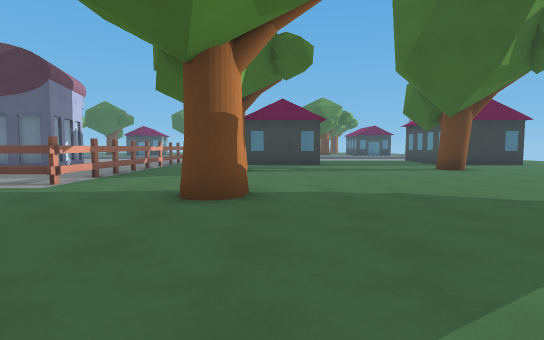
View 1 (above)

22 first-person views from a walk through a level from a Godot 3-D game. The camera is 1.3 m above the floor, tilts 4° down and sees 80° across. The floor is counted in squares, 1.8 m on a side. Each view is taken from the middle of a square. On the plan, view 1 faces up. The plan holds only what a view shows up to about 10 squares ahead; the rest is blank. The place goes on beyond the plan. Surface patterns are stand-ins for the level's own textures.

View 2
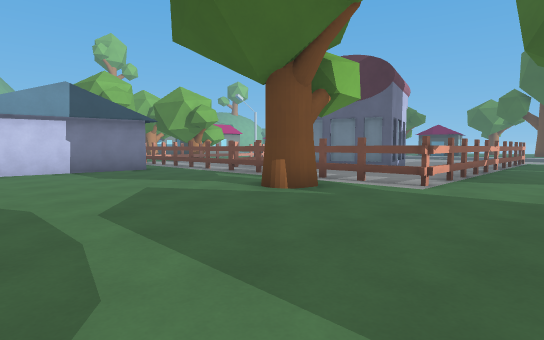

View 3
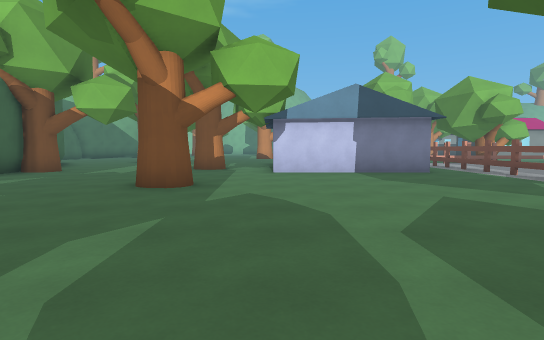

View 4
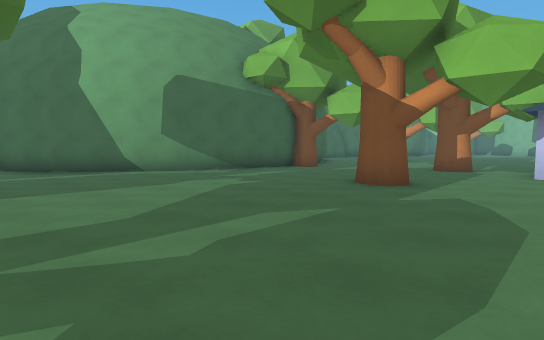

View 5
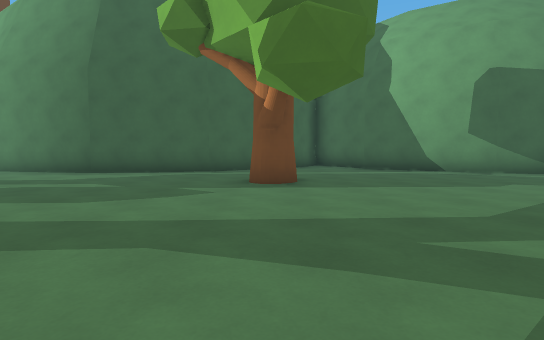

View 6
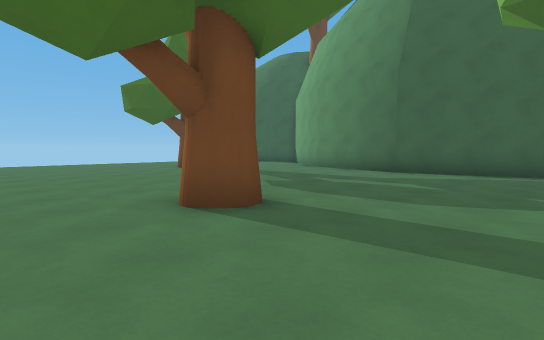

View 7
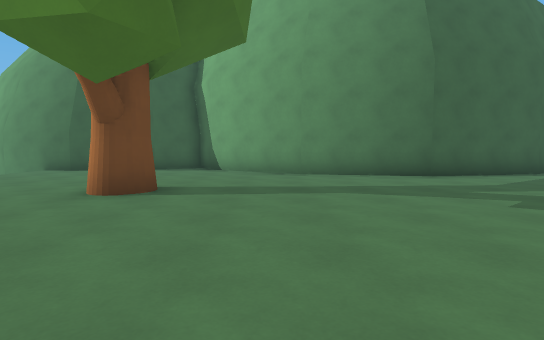

View 8
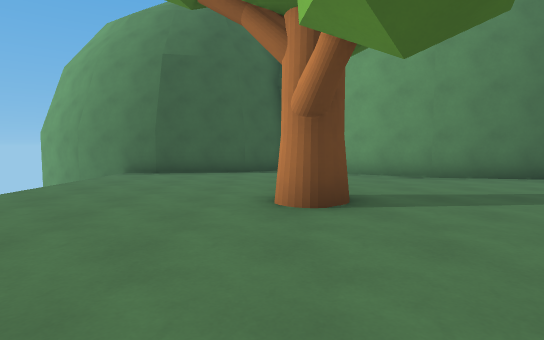

View 9
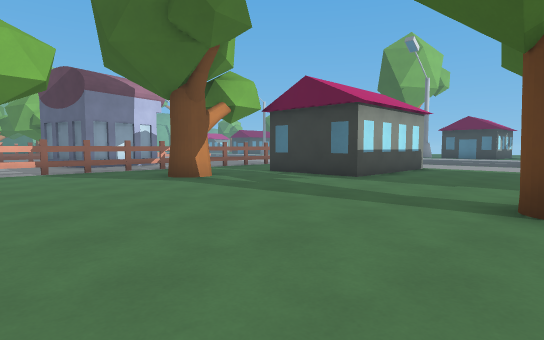

View 10
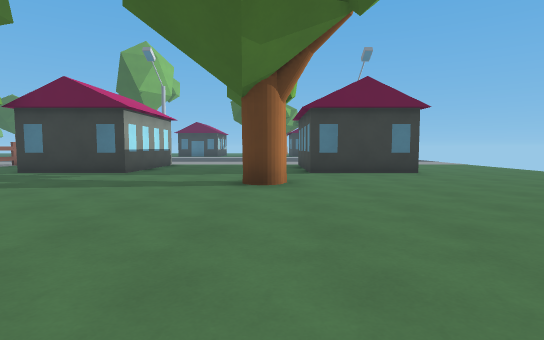

View 11
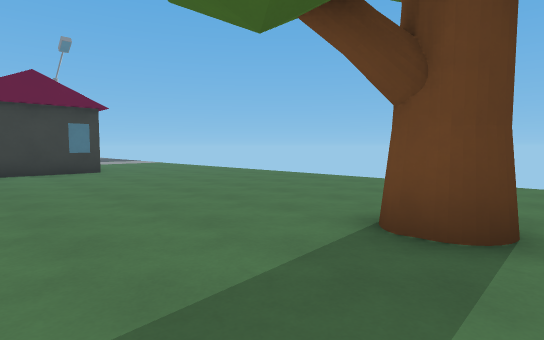

View 12
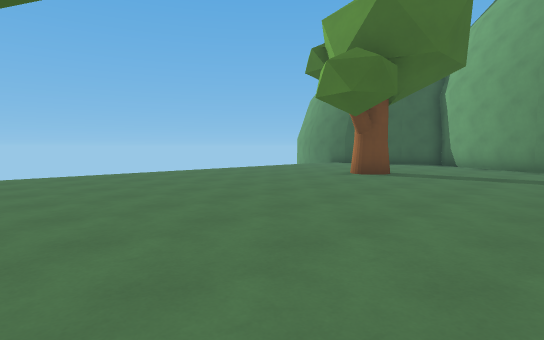

View 13
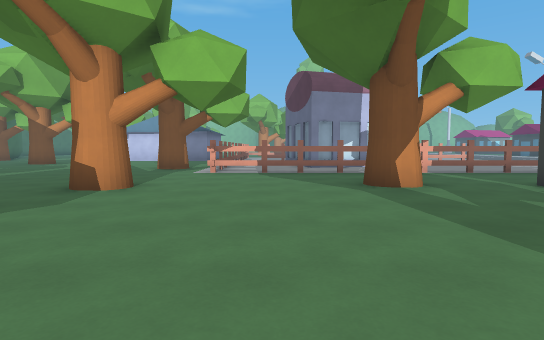

View 14
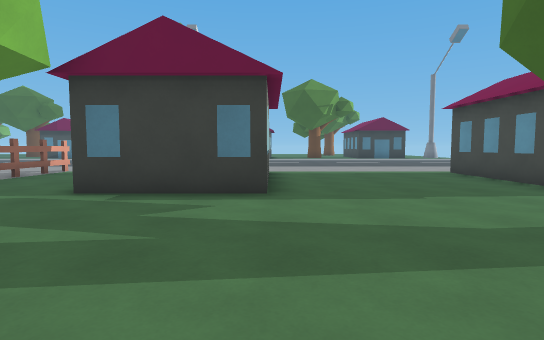

View 15
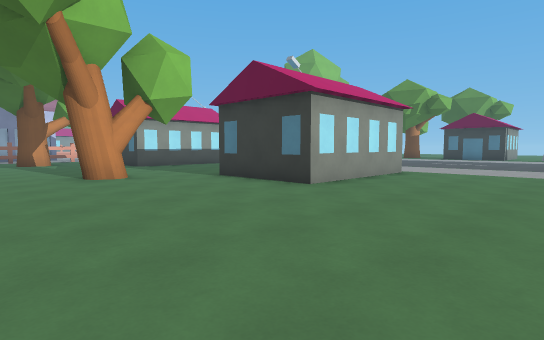

View 16
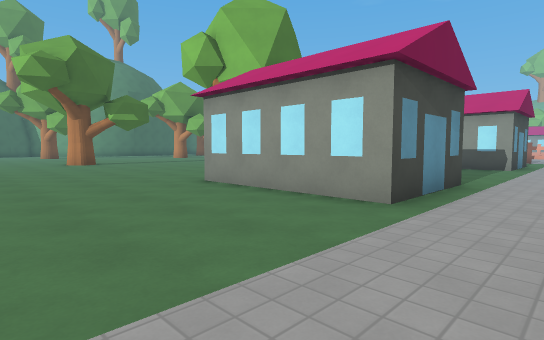

View 17
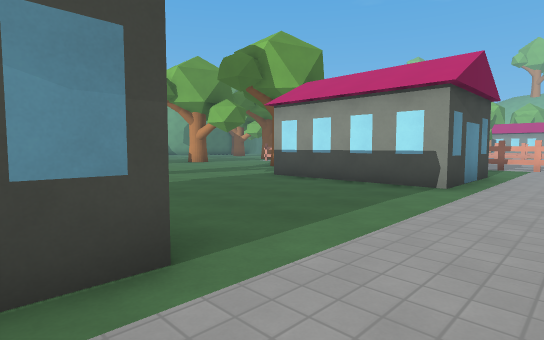

View 18
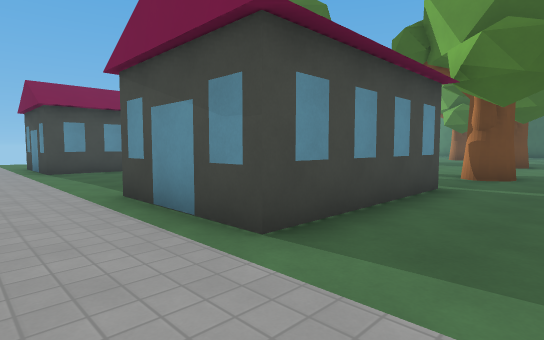

View 19
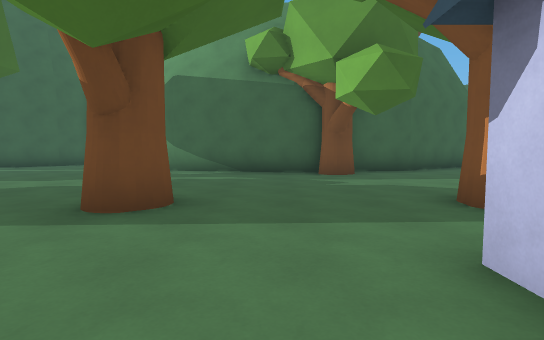

View 20
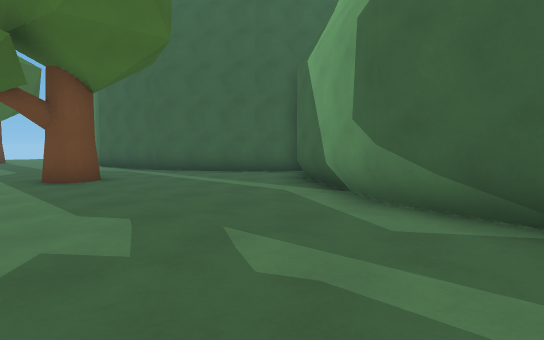

View 21
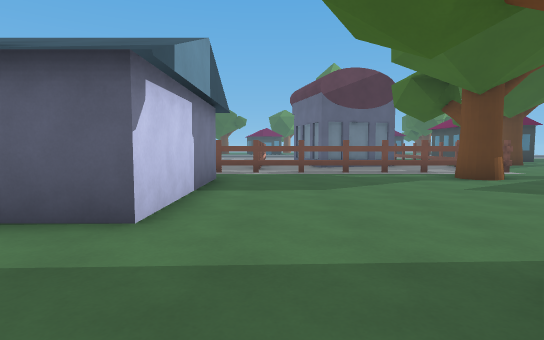

View 22
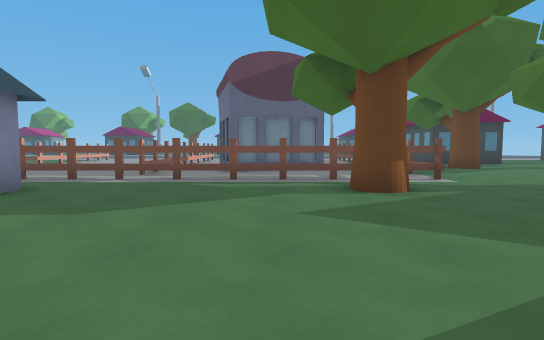

### Floor plan
Key: @ floor where view 1 was taken; # wall or solid block; x gap in a wall; . floor; = window, fence, low wall or low ledge; T thing the floor can be seen under or through; H house.
Columns run from 14 left of view 1 to 15 right of it. Each row starts with its distance up from view 1.
 20                           ..
 19            ..................
 18         ..#..................
 17         ..#..####....###H....
 16          .#..#  H....# ##....
 15          .#..#  H....#  #....
 14          .#..#  H....#  #....
 13          .#..####....####....
 12           #..................
 11          .#.........#........
 10       ## .#..#...............
  9 ...#.##...#..................
  8 ...#......#..................
  7 ..........#..................
  6 TTTTTTTTTT...................
  5  .......T....#.............
  4  #................. ....#..
  3  #................ ........
  2  #...............  ..........
  1  #...........................
  0 ##............@..............
 -1 .............................
 -2 #....#...........#...........
 -3 ............................
 -4 ............................
 -5 .......................#.....
 -6 ............#................
 -7 .##..........................
 -8 #=#####......................
 -9       ###.....#######........
-10         ##..###     ###....#.x
-11          #.##           ######
-12          ###

Where each view was taken, in squares from view 1:
view 1: 0 up, 0 right, facing up
view 2: 0 up, 2 left, facing up-left
view 3: 0 up, 3 left, facing left
view 4: 1 up, 3 left, facing down-left
view 5: 1 up, 2 left, facing down
view 6: 1 up, 1 left, facing down-right
view 7: 0 up, 7 right, facing down
view 8: 1 down, 10 right, facing down
view 9: 6 up, 6 right, facing up-left
view 10: 4 up, 6 right, facing up
view 11: 3 up, 7 right, facing up-right
view 12: 3 up, 5 right, facing down-right
view 13: 8 up, 5 right, facing left
view 14: 8 up, 2 right, facing up
view 15: 8 up, 14 right, facing up-left
view 16: 19 up, 14 right, facing down-left
view 17: 19 up, 8 right, facing down-left
view 18: 19 up, 3 left, facing down-right
view 19: 2 up, 11 left, facing down
view 20: 4 down, 10 left, facing down-right
view 21: 3 down, 11 left, facing up
view 22: 1 down, 8 left, facing up
